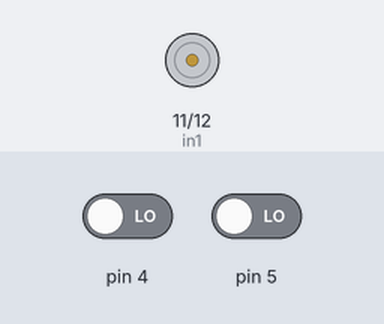
Bench run of a sketch on a simulated Arduino Uno, built with avr-gcc and run on an emulated ATmega328P. Shown: motor-driver pin pairs drawn as motors (green arrow = first pin HIGH = forward, orange = second pin HIGH = backward, longer = more drive). The inputs (shaded band) are chosen by the test bench; at power-on: pin 4 LOW, pin 5 LOW.

Above: at 1.2 s.
1.3 s: pin 4 driven HIGH
At 2.4 s:
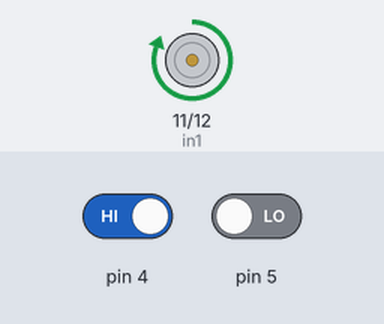
2.8 s: pin 4 driven LOW
At 3.5 s:
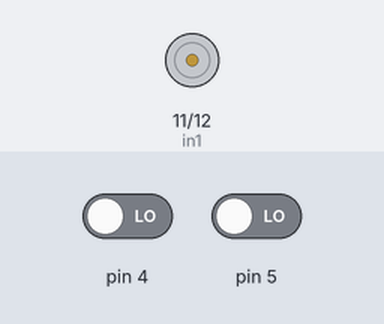
4.3 s: pin 5 driven HIGH
At 4.7 s:
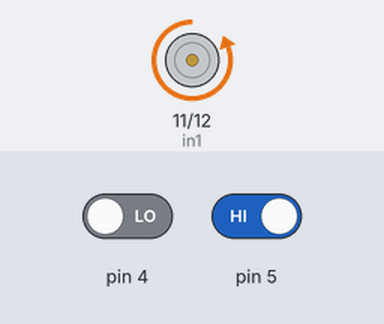
5.8 s: pin 5 driven LOW
At 7.0 s:
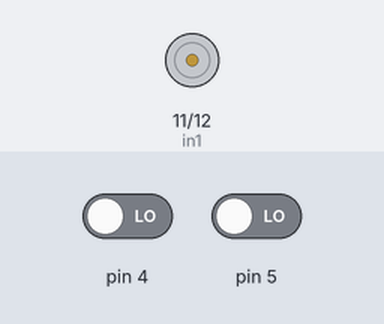
Timing chart, 0 to 8.3 s (numbered marks = the images above; inputs shaded):
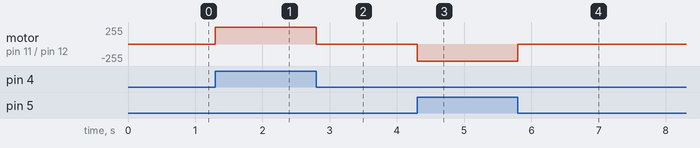

Measured:
- after the input at 1.3 s, motor on pin 11 (in1) / pin 12 (in2): stopped → forward 255/255 at once
- after the input at 2.8 s, motor on pin 11 (in1) / pin 12 (in2): forward 255/255 → stopped at once
- after the input at 4.3 s, motor on pin 11 (in1) / pin 12 (in2): stopped → backward 255/255 at once
- after the input at 5.8 s, motor on pin 11 (in1) / pin 12 (in2): backward 255/255 → stopped at once

The sketch:

hh.ino
```cpp
#define in1 11
#define in2 12

int a,b;

void setup() {
  pinMode(in1,OUTPUT);
  pinMode(in2,OUTPUT);
  pinMode(5,INPUT);
  pinMode(4,INPUT);
  digitalWrite(in1,0);
  digitalWrite(in2,0);

}

void loop() {
a = digitalRead(4);
b = digitalRead(5);

while(a==1){

   digitalWrite(in1,1);
   digitalWrite(in2,0);
   a = digitalRead(4);
 }


while(b==1){

   digitalWrite(in1,0);
   digitalWrite(in2,1);
   b = digitalRead(5);
 }

digitalWrite(in1,0);
digitalWrite(in2,0);


}
```
